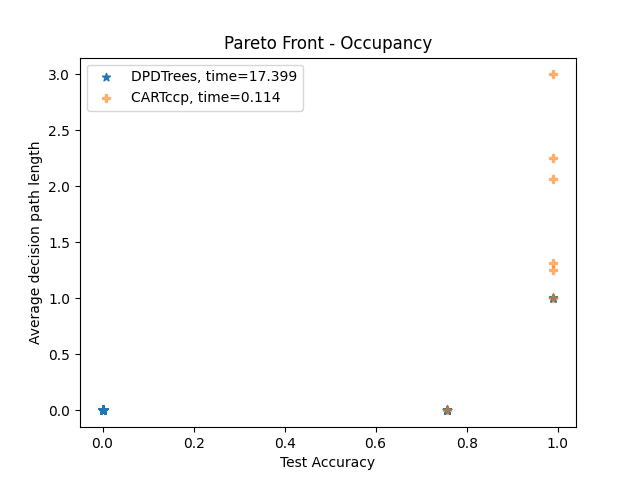

Here is the Python script that generated this plot:
from dpdt import DPDTree
from sklearn.tree import DecisionTreeClassifier
import json
import numpy as np
import matplotlib.pyplot as plt
from time import time
import urllib.request


def get_occupancy_data(test=False):
    # Opening JSON file
    with open("classification_datasets/occupancy.json") as json_file:
        data = json.load(json_file)
    if test:
        return np.array(data["Xtest"]), np.array(data["Ytest"])
    else:
        return np.array(data["Xtrain"]), np.array(data["Ytrain"])


def count_avg_test_cart(clf: DecisionTreeClassifier, X):
    node_indicator = clf.decision_path(X)
    return node_indicator.sum(axis=1).mean() - 1


print("downloading occupancy data ...")
urllib.request.urlretrieve("https://raw.githubusercontent.com/KohlerHECTOR/dpdt-py/main/classification_datasets/occupancy.json", "classification_datasets/occupancy.json")

# Train
X, y = get_occupancy_data()
# DPDT
clf_dpdt = DPDTree(max_depth=3, max_nb_trees=20)
clf_dpdt.fit(X, y)
print(clf_dpdt.score(X, y))
# CART
clf = DecisionTreeClassifier(max_depth=3)
clf.fit(X, y)
print(clf.score(X, y))

# Test
X_test, y_test = get_occupancy_data(test=True)

t = time()
scores, avg_nb_tests = scores, avg_nb_tests = clf_dpdt.get_pareto_front(X_test, y_test)
time_pareto_front = time() - t

plt.scatter(
    scores,
    avg_nb_tests,
    label="DPDTrees, time={}".format(round(time_pareto_front, 3)),
    marker="*",
)


t = time()
path = clf.cost_complexity_pruning_path(X_test, y_test)
ccp_alphas = path.ccp_alphas
scores, avg_nb_tests = np.zeros_like(ccp_alphas), np.zeros_like(ccp_alphas)
for c, ccp_alpha in enumerate(ccp_alphas):
    clf = DecisionTreeClassifier(
        ccp_alpha=ccp_alpha,
        max_depth=3,
    )
    clf.fit(X_test, y_test)
    scores[c], avg_nb_tests[c] = clf.score(X_test, y_test), count_avg_test_cart(
        clf, X_test
    )
time_pareto_front = time() - t
plt.scatter(
    scores,
    avg_nb_tests,
    label="CARTccp, time={}".format(round(time_pareto_front, 3)),
    marker="P",
    alpha=0.5,
)


plt.xlabel("Test Accuracy")
plt.ylabel("Average decision path length")
plt.title("Pareto Front - Occupancy")
plt.legend()
plt.savefig("occupancy.png")
